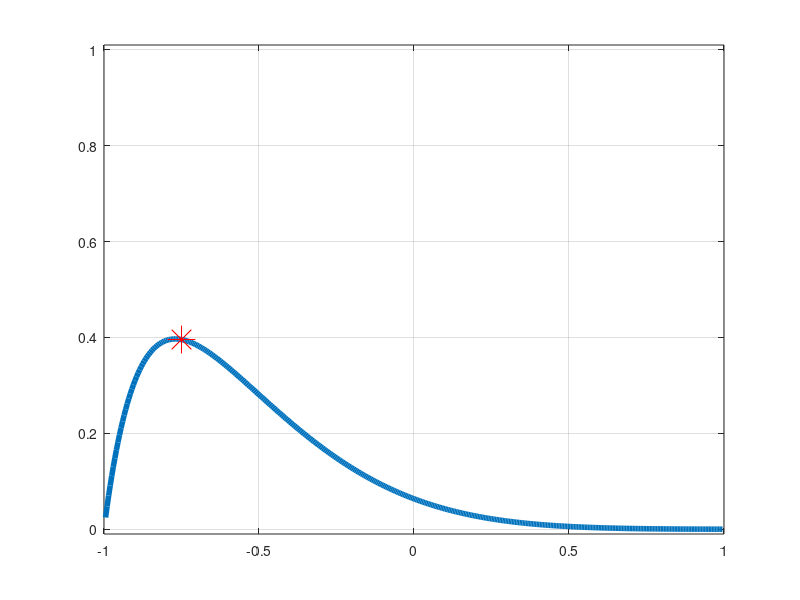
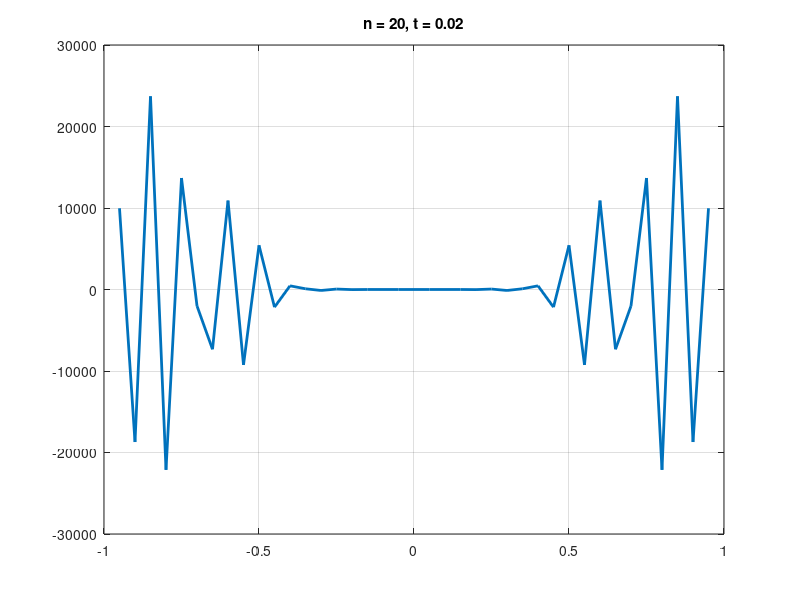
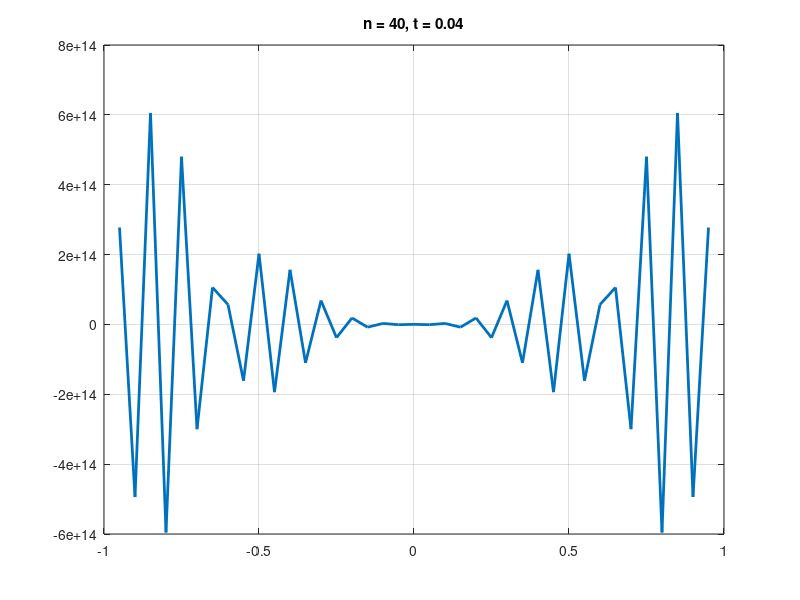

Write the MATLAB code that produced these figures, in order. (Note: this script raises an error after producing the figures.)
%% Scientific Computing HT Assignment 3
% Name: Aili Shao    

%% Q1 Advection-Diffusion Equation in 1D
% explicit solution of the advection-diffusion equqation  u_t = u_xx+10u_x, u(-1)=u(1)=0.
% u(x,0)=exp(-10x^4/(1-x^2))

% Grid and initial data:
  h = .005;                    % small space step to achieve at least 4 digits accuaracy
  k = .4*h^2;                  % time step
  x = (-1+h:h:1-h)';                 
  u = exp(-10*x.^4./(1-x.^2)); % initial data

% Set-up for plot:
  hold off, shg
  plt = plot(x,u,'linewidth',4);
  axis([-1 1 -.01 1.01]), grid
  hold on;
   plt2 = plot(2, 0.5, 'r*', 'markersize', 20);
% Sparse matrix to execute finite difference operation:
  L = length(x);
  a = (1-2*k/h^2);
  b = k/h^2+10*k/(2*h); % add the 10u_x term
  c = k/h^2+-10*k/(2*h);
  main = a*sparse(ones(L,1));
  off1  = b*sparse(ones(L-1,1));
  off2  = c*sparse(ones(L-1,1));
  A = diag(main) + diag(off1,1) + diag(off2,-1);
 
Tf = 0.125; %final time
numsteps = ceil(Tf/k);
Tf = k*numsteps;
disp('type <return> to see solution')
pause
% Time-stepping:
for n=1:numsteps
  t = n*k;
  unew =A*u;
  u = unew;
  set(plt,'ydata',u)
  drawnow
  %pause
end
format long;
uf=u((-0.75+1)/h)
plot(-0.75, uf,'r*','markersize',20)

%% Q2 Leap frog for the heat equation 
%  See the paper at the back 
%  (b)
    h = 0.05;
    x = (-1+h:h:1-h)';                
    k =0.001;
    uold = exp(-10*x.^4./(1-x.^2));
    L = length(x);
    sigma=k/h^2;
    Aoff=sigma/2*sparse(ones(L-1,1));
    Adiag=(1-sigma)*sparse(ones(L,1));
    Acn= diag(Adiag) + diag(Aoff,1) + diag(Aoff,-1);
    Boff=-sigma/2*sparse(ones(L-1,1));
    Bdiag=(1+sigma)*sparse(ones(L,1));
    Bcn=diag(Bdiag) + diag(Boff,1)+ diag(Boff, -1);
    u=Bcn\(Acn*uold);
   
    a = (-2*2*k/h^2); b =2* k/h^2;
    main = a*sparse(ones(L,1));
    off  = b*sparse(ones(L-1,1));
    A = diag(main) + diag(off,1) + diag(off,-1);
  
    nsteps = 40;
    G20=[];
    for step = 2:nsteps
      unew = A*u + uold;                     % leap frog
      uold = u; u = unew;
      if (mod(step, 20) == 0)
          t=step*k;
          figure(step); axis([-1 1 -2 2]); plot(x,unew,'linewidth',2); grid on;
          title(['n = ' num2str(step) ', t = ' num2str(t)])
          G20=[G20; max(unew)]
          pause;
      end
      drawnow
    end
    G=(G20(end)/G20(end-1))^(1/20)
    g=4*k/h^2+sqrt(16*k^2/h^4+1)
    diff=g-G
    

%% Q3 The Gray-Scott equations
%(a)
figure(1);gs(32)
figure(2);gs(64)
figure(3);gs(128)
% figure(4);gs(256)

%(b) This code solves the Gray-Scott equations
 
%         u_t = 2e-5*laplacian(u) + F*(1-u) - u*v^2,
%         v_t = 1e-5*laplacian(v) - (F+K)*v + u*v^2,
%  
%      on [0 1]^2 from t=0 to t=5000, with initial condition
%  
%         u0(x,y) = 1 - exp(-100*((x-1/2.05)^2 + (y-1/2.05)^2)),
%         v0(x,y) = exp(-100*((x-1/2)^2 + 2*(y-1/2)^2)),
%  
%      with F=0.030 and K=0.057.
% It aims to compute u(0,0) with N grid points in each direction
% and time step dt=4,2,1. 
% Using the 'zebra' plot, we get negative values in black and positive values in white.

% For each N, the images show the zebra plots of u-0.5 for N grid points in each direction for
% dt =4, 2, 1 (from left to right). 
% For each N, the output values show the value u(0,0) computed from N grid
% points in each direction with time step dt=4, 2, 1 (from left to right).

% (c)   N\ dt     4            2            1
%       ------------------------------------------
%      32      0.785681     0.785690    0.785690
%      64      0.517885     0.518282    0.518279
%      128     0.516123     0.516523    0.516556
%      256     0.516120     0.516521    0.516554
%  From the table above, we obseve that the rate of convergence is
%  O((1/N)^2,dt^2) 
% u00 should be 0.5165( or say 0.517). N=128 and dt=2.
% (d) 
figure(4);gsspots(32)
figure(5);gsspots(64)
figure(6);gsspots(128)
%         u = spin2('GSspots');
%  
%      solves the Gray-Scott equations
%  
%         u_t = 2e-5*laplacian(u) + F*(1-u) - u*v^2,
%         v_t = 1e-5*laplacian(v) - (F+K)*v + u*v^2,
%  
%      on [0 1]^2 from t=0 to t=5000, with initial condition
%  
%         u0(x,y) = 1 - exp(-100*((x-1/2.05)^2 + (y-1/2.05)^2)),
%         v0(x,y) = exp(-100*((x-1/2)^2 + 2*(y-1/2)^2)), 
%  
%      with F=0.026 and K=0.059.
% 
%(e)
figure(7);gss(32)
figure(8);gss(64)
figure(9);gss(128)
%figure(10);gss(256)

% The images now show a mixture of spots and strips
% More grid points and smaller time step are needed to achieve high order
% accuaracy 

function u00=gss(N);
tic;
dom = [0 1 0 1]; x = chebfun('x',dom(1:2)); tspan = [0 5000];
S = spinop2(dom,tspan); F=0.027; K=0.0585;

S.lin = @(u,v) [2e-5*lap(u); 1e-5*lap(v)];
S.nonlin = @(u,v) [F*(1-u)-u.*v.^2;-(F+K)*v+u.*v.^2];
%S.init = chebfun2v(@(x,y)1 - exp(-100*((x-1/2.05)^2 + (y-1/2.05)^2)), ...
                  % @(x,y) exp(-100*((x-1/2)^2 + 2*(y-1/2)^2)), dom);
T=spinop2('gs');
S.init=T.init;
tic,

for i=1:3
    dt=2^(3-i);
    u = spin2(S,N,dt,'plot','off');
  subplot(1,3,i)
    plot(u{1}-.5,'zebra'), axis square off
    u00=u{1}(0,0);
    s=sprintf('u(0,0)= %8.6f\n', u00);
    title(s,'fontsize',8), drawnow
end
toc
end



